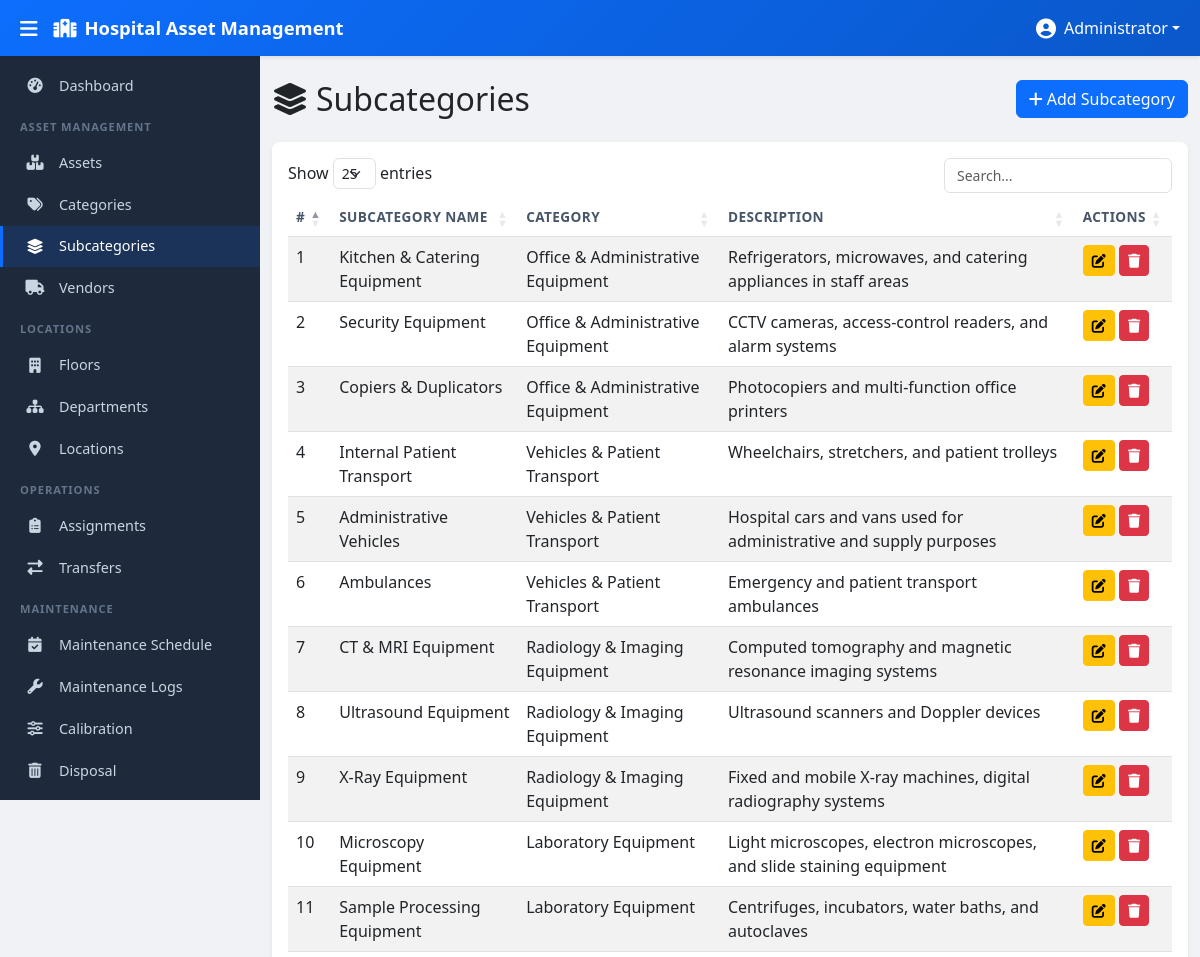
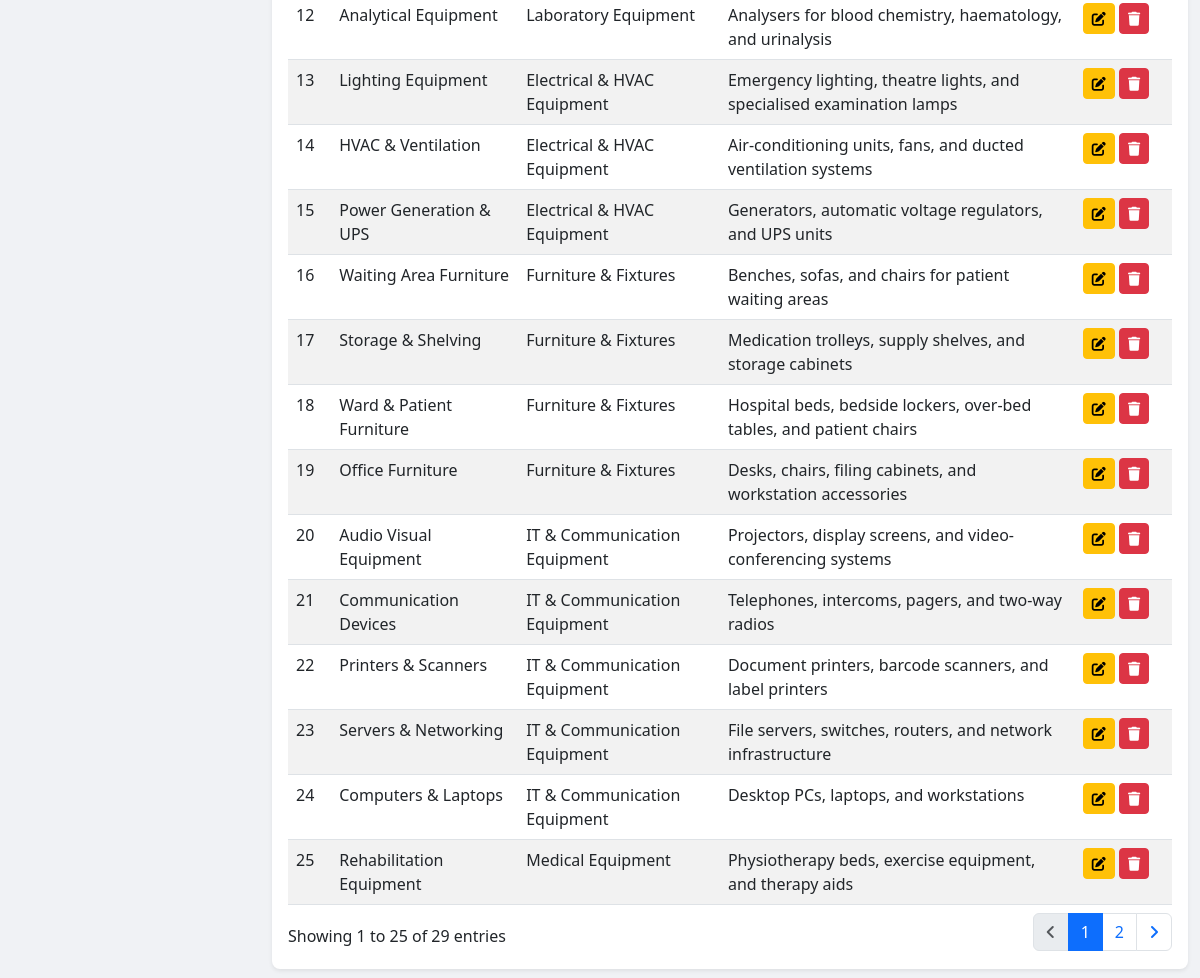
Page /modules/subcategories/index.php (signed in) on the committed database (2 pictures, top to bottom).
### tables this page shows
CREATE TABLE asset_subcategories (
    id INT AUTO_INCREMENT PRIMARY KEY,
    category_id INT,
    subcategory_name VARCHAR(150),
    description TEXT,
    is_deleted TINYINT(1) DEFAULT 0,
    FOREIGN KEY (category_id) REFERENCES asset_categories(id)
);

CREATE TABLE asset_categories (
    id INT AUTO_INCREMENT PRIMARY KEY,
    category_name VARCHAR(150) NOT NULL,
    description TEXT,
    is_deleted TINYINT(1) DEFAULT 0
);

### modules/subcategories/index.php (the view, shortened to what this page needs)
<?php
$pdo = getDBConnection();
$stmt = $pdo->prepare("SELECT s.*, c.category_name FROM asset_subcategories s LEFT JOIN asset_categories c ON s.category_id = c.id WHERE s.is_deleted = 0 ORDER BY s.id DESC");
$stmt->execute();
$subcategories = $stmt->fetchAll();
require_once __DIR__ . '/../../views/header.php';
require_once __DIR__ . '/../../views/sidebar.php';
?>
<div class="main-content" id="mainContent">
    <div class="container-fluid py-4">
        <div class="row mb-4">
            <div class="col-12 d-flex justify-content-between align-items-center">
                <h2 class="mb-0"><i class="fas fa-layer-group me-2"></i>Subcategories</h2>
                <a href="create.php" class="btn btn-primary"><i class="fas fa-plus me-1"></i>Add Subcategory</a>
            </div>
        </div>
        <div class="card shadow-sm">
            <div class="card-body">
                <table class="table table-striped table-hover datatable">
                    <thead>
                        <tr>
                            <th>#</th>
                            <th>Subcategory Name</th>
                            <th>Category</th>
                            <th>Description</th>
                            <th>Actions</th>
                        </tr>
                    </thead>
                    <tbody>
                        <?php foreach ($subcategories as $i => $row): ?>
                        <tr>
                            <td><?php echo $i + 1; ?></td>
                            <td><?php echo htmlspecialchars($row['subcategory_name'] ?? '', ENT_QUOTES, 'UTF-8'); ?></td>
                            <td><?php echo htmlspecialchars($row['category_name'] ?? '', ENT_QUOTES, 'UTF-8'); ?></td>
                            <td><?php echo htmlspecialchars($row['description'] ?? '', ENT_QUOTES, 'UTF-8'); ?></td>
                            <td>
                                <a href="edit.php?id=<?php echo $row['id']; ?>" class="btn btn-sm btn-warning"><i class="fas fa-edit"></i></a>
                                <a href="#" class="btn btn-sm btn-danger btn-delete" data-url="delete.php?id=<?php echo $row['id']; ?>" data-name="<?php echo htmlspecialchars($row['subcategory_name'] ?? '', ENT_QUOTES, 'UTF-8'); ?>"><i class="fas fa-trash"></i></a>
                            </td>
                        </tr>
                        <?php endforeach; ?>
                    </tbody>
                </table>
            </div>
        </div>
    </div>
</div>
<?php require_once __DIR__ . '/../../views/footer.php'; ?>

### assets/css/style.css (style rules this page uses)
:root { --sidebar-width: 260px; --sidebar-collapsed-width: 0px; --topbar-height: 56px; --primary-color: #0d6efd; --primary-dark: #0a58ca; --secondary-color: #0dcaf0; --sidebar-bg: #1e293b; --sidebar-hover: #334155; --sidebar-active: #0d6efd; --sidebar-text: #cbd5e1; --sidebar-heading: #64748b; --body-bg: #f0f2f5; }
body { font-family: 'Segoe UI', Tahoma, Geneva, Verdana, sans-serif; background-color: var(--body-bg); overflow-x: hidden; }
.main-content { margin-left: var(--sidebar-width); margin-top: var(--topbar-height); min-height: calc(100vh - var(--topbar-height)); transition: margin-left 0.3s ease; }
.card { border: none; border-radius: 0.5rem; box-shadow: 0 1px 3px rgba(0, 0, 0, 0.08); }
.table th { font-weight: 600; font-size: 0.85rem; text-transform: uppercase; letter-spacing: 0.03em; color: #475569; }

### rows in the picture
asset_subcategories: subcategory_name "Kitchen & Catering Equipment", category.category_name "Office & Administrative Equipment", description "Refrigerators, microwaves, and catering appliances in staff areas"
asset_subcategories: subcategory_name "Security Equipment", category.category_name "Office & Administrative Equipment", description "CCTV cameras, access-control readers, and alarm systems"
asset_subcategories: subcategory_name "Copiers & Duplicators", category.category_name "Office & Administrative Equipment", description "Photocopiers and multi-function office printers"
asset_subcategories: subcategory_name "Internal Patient Transport", category.category_name "Vehicles & Patient Transport", description "Wheelchairs, stretchers, and patient trolleys"
asset_subcategories: subcategory_name "Administrative Vehicles", category.category_name "Vehicles & Patient Transport", description "Hospital cars and vans used for administrative and supply purposes"
asset_subcategories: subcategory_name "Ambulances", category.category_name "Vehicles & Patient Transport", description "Emergency and patient transport ambulances"
asset_subcategories: subcategory_name "CT & MRI Equipment", category.category_name "Radiology & Imaging Equipment", description "Computed tomography and magnetic resonance imaging systems"
asset_subcategories: subcategory_name "Ultrasound Equipment", category.category_name "Radiology & Imaging Equipment", description "Ultrasound scanners and Doppler devices"
asset_subcategories: subcategory_name "X-Ray Equipment", category.category_name "Radiology & Imaging Equipment", description "Fixed and mobile X-ray machines, digital radiography systems"
asset_subcategories: subcategory_name "Microscopy Equipment", category.category_name "Laboratory Equipment", description "Light microscopes, electron microscopes, and slide staining equipment"
asset_subcategories: subcategory_name "Sample Processing Equipment", category.category_name "Laboratory Equipment", description "Centrifuges, incubators, water baths, and autoclaves"
asset_subcategories: subcategory_name "Analytical Equipment", category.category_name "Laboratory Equipment", description "Analysers for blood chemistry, haematology, and urinalysis"
asset_subcategories: subcategory_name "Lighting Equipment", category.category_name "Electrical & HVAC Equipment", description "Emergency lighting, theatre lights, and specialised examination lamps"
asset_subcategories: subcategory_name "HVAC & Ventilation", category.category_name "Electrical & HVAC Equipment", description "Air-conditioning units, fans, and ducted ventilation systems"
asset_subcategories: subcategory_name "Power Generation & UPS", category.category_name "Electrical & HVAC Equipment", description "Generators, automatic voltage regulators, and UPS units"
asset_subcategories: subcategory_name "Waiting Area Furniture", category.category_name "Furniture & Fixtures", description "Benches, sofas, and chairs for patient waiting areas"
asset_subcategories: subcategory_name "Storage & Shelving", category.category_name "Furniture & Fixtures", description "Medication trolleys, supply shelves, and storage cabinets"
asset_subcategories: subcategory_name "Ward & Patient Furniture", category.category_name "Furniture & Fixtures", description "Hospital beds, bedside lockers, over-bed tables, and patient chairs"
asset_subcategories: subcategory_name "Office Furniture", category.category_name "Furniture & Fixtures", description "Desks, chairs, filing cabinets, and workstation accessories"
asset_subcategories: subcategory_name "Audio Visual Equipment", category.category_name "IT & Communication Equipment", description "Projectors, display screens, and video-conferencing systems"
asset_subcategories: subcategory_name "Communication Devices", category.category_name "IT & Communication Equipment", description "Telephones, intercoms, pagers, and two-way radios"
asset_subcategories: subcategory_name "Printers & Scanners", category.category_name "IT & Communication Equipment", description "Document printers, barcode scanners, and label printers"
asset_subcategories: subcategory_name "Servers & Networking", category.category_name "IT & Communication Equipment", description "File servers, switches, routers, and network infrastructure"
asset_subcategories: subcategory_name "Computers & Laptops", category.category_name "IT & Communication Equipment", description "Desktop PCs, laptops, and workstations"
asset_subcategories: subcategory_name "Rehabilitation Equipment", category.category_name "Medical Equipment", description "Physiotherapy beds, exercise equipment, and therapy aids"

### other values in the picture
$_SESSION['user_name'] "Administrator"
